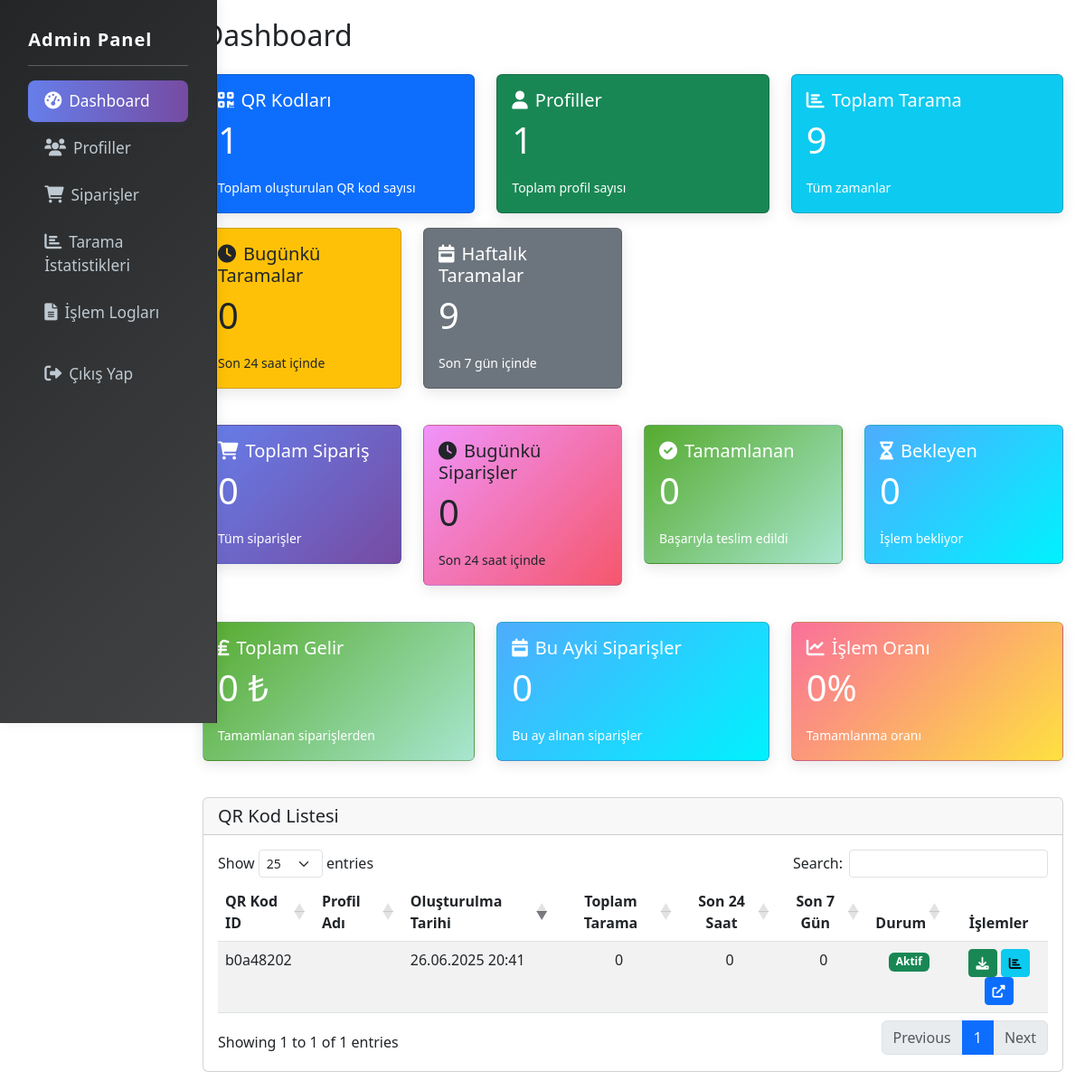
Page /admin/dashboard.php (signed in) on the committed database.
### tables this page shows
CREATE TABLE `qr_codes` (
  `id` varchar(32) NOT NULL,
  `created_at` timestamp NULL DEFAULT current_timestamp(),
  `updated_at` timestamp NULL DEFAULT current_timestamp() ON UPDATE current_timestamp(),
  `is_active` tinyint(1) DEFAULT 1,
  `profile_id` int(11) NOT NULL,
  `is_dynamic` tinyint(1) DEFAULT 0,
  `redirect_url` varchar(255) DEFAULT NULL
);

### admin/dashboard.php (the view, shortened to what the rows shown need)
<?php
require_once __DIR__ . '/../config/database.php';
require_once __DIR__ . '/../config/site.php';
$db = Database::getInstance();
$query = "SELECT
    qr.*,
    p.name as profile_name,
    (SELECT COUNT(*) FROM scan_statistics WHERE qr_id = qr.id) as total_scans,
    (SELECT COUNT(*) FROM scan_statistics WHERE qr_id = qr.id AND scan_time >= DATE_SUB(NOW(), INTERVAL 24 HOUR)) as last_24h_scans,
    (SELECT COUNT(*) FROM scan_statistics WHERE qr_id = qr.id AND scan_time >= DATE_SUB(NOW(), INTERVAL 7 DAY)) as last_7d_scans
FROM qr_codes qr
LEFT JOIN profiles p ON qr.profile_id = p.id
ORDER BY qr.created_at DESC";
$result = $db->query($query);
$qrCodes = [];
while ($row = $result->fetch_assoc()) {
    $qrCodes[] = $row;
}
?>
<!DOCTYPE html>
<html lang="tr">
<head>
    <link href="<?= getBasePath() ?>/assets/css/dashboard.css" rel="stylesheet">
    <link href="https://cdn.jsdelivr.net/npm/bootstrap@5.3.0/dist/css/bootstrap.min.css" rel="stylesheet">
    <link href="https://cdn.datatables.net/1.11.5/css/dataTables.bootstrap5.min.css" rel="stylesheet">
    <link href="https://cdnjs.cloudflare.com/ajax/libs/font-awesome/6.0.0/css/all.min.css" rel="stylesheet">
</head>
<body>
    <div class="container-fluid">
        <div class="row">
            <div class="col-md-9 col-lg-10 ms-sm-auto main-content">
                <div class="container">
                    <h2 class="mb-4">Dashboard</h2>
                    <div class="card">
                        <div class="card-body">
                            <table id="qrTable" class="table table-striped">
                                <thead>
                                    <tr>
                                        <th>QR Kod ID</th>
                                        <th>Profil Adı</th>
                                        <th>Oluşturulma Tarihi</th>
                                        <th class="text-center">Toplam Tarama</th>
                                        <th class="text-center">Son 24 Saat</th>
                                        <th class="text-center">Son 7 Gün</th>
                                        <th class="text-center">Durum</th>
                                        <th class="text-center">İşlemler</th>
                                    </tr>
                                </thead>
                                <tbody>
                                    <?php foreach ($qrCodes as $qr): ?>
                                        <tr>
                                            <td><?= htmlspecialchars($qr['id']) ?></td>
                                            <td><?= htmlspecialchars($qr['profile_name']) ?></td>
                                            <td><?= date('d.m.Y H:i', strtotime($qr['created_at'])) ?></td>
                                            <td class="text-center"><?= $qr['total_scans'] ?? 0 ?></td>
                                            <td class="text-center"><?= $qr['last_24h_scans'] ?? 0 ?></td>
                                            <td class="text-center"><?= $qr['last_7d_scans'] ?? 0 ?></td>
                                            <td class="text-center">
                                                <span class="badge <?= $qr['is_active'] ? 'bg-success' : 'bg-danger' ?>">
                                                    <?= $qr['is_active'] ? 'Aktif' : 'Pasif' ?>
                                                </span>
                                            </td>
                                            <td class="text-center">
                                                <a href="<?= getBasePath() ?>/public/qr_codes/<?= htmlspecialchars($qr['id']) ?>.png"
                                                    class="btn btn-sm btn-success"
                                                    download="QR-<?= htmlspecialchars($qr['id']) ?>.png"
                                                    title="QR Kodu İndir">
                                                    <i class="fas fa-download"></i>
                                                </a>
                                                <a href="scan_statistics.php?qr_id=<?= htmlspecialchars($qr['id']) ?>"
                                                    class="btn btn-sm btn-info"
                                                    title="Tarama İstatistikleri">
                                                    <i class="fas fa-chart-bar"></i>
                                                </a>
                                                <a href="<?= getBasePath() ?>/redirect.php?qr_id=<?= htmlspecialchars($qr['id']) ?>"
                                                    class="btn btn-sm btn-primary"
                                                    title="QR ile açılan sayfaya git">
                                                    <i class="fas fa-external-link-alt"></i>
                                                </a>
                                            </td>
                                        </tr>
                                    <?php endforeach; ?>
                                </tbody>
                            </table>
                        </div>
                    </div>
                </div>
            </div>
        </div>
    </div>
</body>
</html>

### rows in the picture
qr_codes: id "b0a48202", created_at "26.06.2025 20:41", total_scans "0", last_24h_scans "0", last_7d_scans "0", is_active "Aktif"

### other values in the picture
$totalQRCodes "1"
$totalProfiles "1"
$totalScans "9"
$todayScans "0"
$lastWeekScans "9"
$orderStats['total_orders'] "0"
$orderStats['today_orders'] "0"
$orderStats['completed_orders'] "0"
$orderStats['pending_orders'] "0"
$orderStats['total_revenue'] "0"
$orderStats['this_month_orders'] "0"
$processedRate "0"
